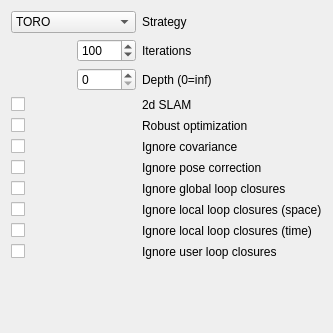
       <widget class="QWidget" name="page_3">
        <property name="geometry">
         <rect>
          <x>0</x>
          <y>0</y>
          <width>333</width>
          <height>333</height>
         </rect>
        </property>
        <attribute name="label">
         <string>Graph optimization</string>
        </attribute>
        <layout class="QGridLayout" name="gridLayout_7" columnstretch="0,0,0">
         <item row="3" column="0">
          <widget class="QCheckBox" name="checkBox_2dslam">
           <property name="text">
            <string/>
           </property>
           <property name="checked">
            <bool>false</bool>
           </property>
          </widget>
         </item>
         <item row="7" column="2">
          <widget class="QLabel" name="label_48">
           <property name="text">
            <string>Ignore global loop closures</string>
           </property>
          </widget>
         </item>
         <item row="10" column="0">
          <widget class="QCheckBox" name="checkBox_ignoreUserLoop">
           <property name="text">
            <string/>
           </property>
           <property name="checked">
            <bool>false</bool>
           </property>
          </widget>
         </item>
         <item row="1" column="2">
          <widget class="QLabel" name="label_7">
           <property name="text">
            <string>Iterations</string>
           </property>
          </widget>
         </item>
         <item row="1" column="1">
          <widget class="QSpinBox" name="spinBox_iterations">
           <property name="suffix">
            <string/>
           </property>
           <property name="minimum">
            <number>1</number>
           </property>
           <property name="maximum">
            <number>1000</number>
           </property>
           <property name="value">
            <number>100</number>
           </property>
          </widget>
         </item>
         <item row="2" column="1">
          <widget class="QSpinBox" name="spinBox_optimizationDepth">
           <property name="suffix">
            <string/>
           </property>
           <property name="minimum">
            <number>0</number>
           </property>
           <property name="maximum">
            <number>1000</number>
           </property>
           <property name="value">
            <number>0</number>
           </property>
          </widget>
         </item>
         <item row="6" column="2">
          <widget class="QLabel" name="label_35">
           <property name="text">
            <string>Ignore pose correction</string>
           </property>
          </widget>
         </item>
         <item row="7" column="0">
          <widget class="QCheckBox" name="checkBox_ignoreGlobalLoop">
           <property name="text">
            <string/>
           </property>
           <property name="checked">
            <bool>false</bool>
           </property>
          </widget>
         </item>
         <item row="6" column="0">
          <widget class="QCheckBox" name="checkBox_ignorePoseCorrection">
           <property name="text">
            <string/>
           </property>
           <property name="checked">
            <bool>false</bool>
           </property>
          </widget>
         </item>
         <item row="9" column="0">
          <widget class="QCheckBox" name="checkBox_ignoreLocalLoopTime">
           <property name="text">
            <string/>
           </property>
           <property name="checked">
            <bool>false</bool>
           </property>
          </widget>
         </item>
         <item row="11" column="0">
          <spacer name="verticalSpacer_3">
           <property name="orientation">
            <enum>Qt::Vertical</enum>
           </property>
           <property name="sizeHint" stdset="0">
            <size>
             <width>0</width>
             <height>40</height>
            </size>
           </property>
          </spacer>
         </item>
         <item row="0" column="0" colspan="2">
          <widget class="QComboBox" name="comboBox_graphOptimizer">
           <property name="sizeAdjustPolicy">
            <enum>QComboBox::AdjustToContents</enum>
           </property>
           <item>
            <property name="text">
             <string>TORO</string>
            </property>
           </item>
           <item>
            <property name="text">
             <string>g2o</string>
            </property>
           </item>
           <item>
            <property name="text">
             <string>GTSAM</string>
            </property>
           </item>
          </widget>
         </item>
         <item row="2" column="2">
          <widget class="QLabel" name="label_8">
           <property name="text">
            <string>Depth (0=inf)</string>
           </property>
          </widget>
         </item>
         <item row="10" column="2">
          <widget class="QLabel" name="label_50">
           <property name="text">
            <string>Ignore user loop closures</string>
           </property>
          </widget>
         </item>
         <item row="8" column="2">
          <widget class="QLabel" name="label_47">
           <property name="text">
            <string>Ignore local loop closures (space)</string>
           </property>
          </widget>
         </item>
         <item row="8" column="0">
          <widget class="QCheckBox" name="checkBox_ignoreLocalLoopSpace">
           <property name="text">
            <string/>
           </property>
           <property name="checked">
            <bool>false</bool>
           </property>
          </widget>
         </item>
         <item row="9" column="2">
          <widget class="QLabel" name="label_49">
           <property name="text">
            <string>Ignore local loop closures (time)</string>
           </property>
          </widget>
         </item>
         <item row="0" column="2">
          <widget class="QLabel" name="label_40">
           <property name="text">
            <string>Strategy</string>
           </property>
          </widget>
         </item>
         <item row="5" column="0">
          <widget class="QCheckBox" name="checkBox_ignoreCovariance">
           <property name="text">
            <string/>
           </property>
           <property name="checked">
            <bool>false</bool>
           </property>
          </widget>
         </item>
         <item row="3" column="2">
          <widget class="QLabel" name="label_51">
           <property name="text">
            <string>2d SLAM</string>
           </property>
          </widget>
         </item>
         <item row="5" column="2">
          <widget class="QLabel" name="label_34">
           <property name="text">
            <string>Ignore covariance</string>
           </property>
          </widget>
         </item>
         <item row="4" column="2">
          <widget class="QLabel" name="label_63">
           <property name="text">
            <string>Robust optimization</string>
           </property>
          </widget>
         </item>
         <item row="4" column="0">
          <widget class="QCheckBox" name="checkBox_robust">
           <property name="text">
            <string/>
           </property>
           <property name="checked">
            <bool>false</bool>
           </property>
          </widget>
         </item>
        </layout>
       </widget>
